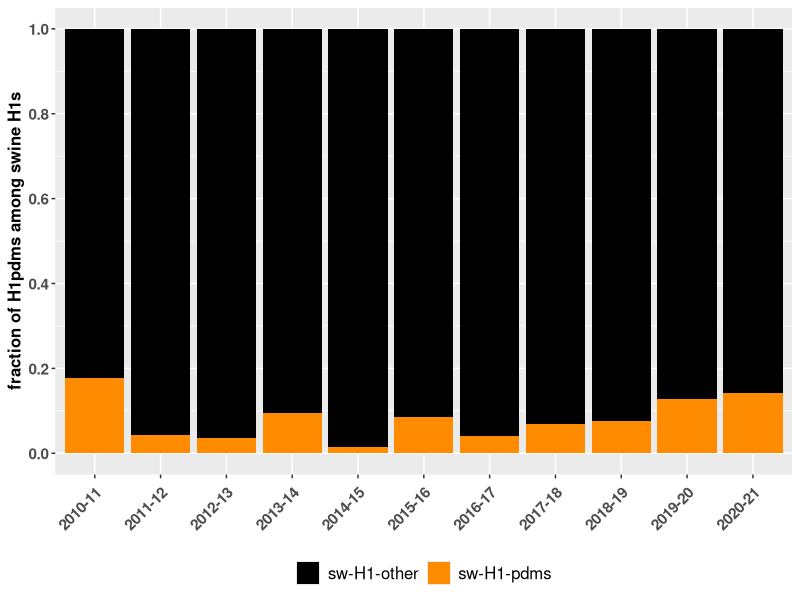

This figure's R source:
library(ggplot2)
library(viridis)
library(reshape2)

surveillance <- read.table('swine-surveillance-data_2021_H1.txt', header=TRUE, sep="\t", check.names = F)
surveillance$Date <- as.Date(surveillance$Date)
surveillance <- na.omit(surveillance)

season_bounds <- function(season_year, is_swine) {
  if (is_swine) {
    # swine: November - October
    start_date <- as.Date(paste(20, season_year, "-11-01", sep=""))
    end_date <- as.Date(paste(20, season_year + 1, "-10-30", sep=""))
  } else {
    # human: October - April
    start_date <- as.Date(paste(20, season_year, "-10-01", sep=""))
    end_date <- as.Date(paste(20, season_year + 1, "-4-30", sep=""))
  }
  c(start_date, end_date)
}

count_detections <- function(season_year) {
  bounds <- season_bounds(season_year, T)
  h1s <- sum(bounds[1] <= surveillance$Date & surveillance$Date <= bounds[2])
  h1pdms <- sum(bounds[1] <= surveillance$Date & surveillance$Date <= bounds[2] &
               surveillance$H1 == 'pandemic')
  c(h1pdms / h1s, (h1s - h1pdms) / h1s)
}

seasons <- 10:20
season_names <- c("2010-11", "2011-12", "2012-13", "2013-14", "2014-15",
             "2015-16", "2016-17", "2017-18", "2018-19", "2019-20", "2020-21")

detections_by_season <- as.data.frame(t(sapply(seasons, count_detections)))
colnames(detections_by_season) <- c('sw-H1-pdms', 'sw-H1-other')
detections_by_season$seasons <- season_names

melt_detect <- melt(detections_by_season, id=c('seasons'))
melt_detect$variable <- factor(melt_detect$variable,
                               levels = c("sw-H1-other", "sw-H1-pdms"))
colnames(melt_detect) <- c('seasons', 'H1 clade', 'value')

ggplot(data=melt_detect, aes(x=seasons, y=value, fill=`H1 clade`, order=`H1 clade`))+
  geom_col(position="stack")+
  scale_fill_manual(values=c('black', 'darkorange'))+
  scale_y_continuous(limits=c(0,1), n.breaks = 6) +
  labs(y="fraction of H1pdms among swine H1s", x=element_blank())+
  theme(legend.position = "bottom",
        axis.title = element_text(size=12,face="bold"),
        axis.text = element_text(size=11,face="bold"),
        axis.text.x = element_text(angle = 45, hjust = 1, vjust=0.9),
        legend.title = element_blank(),
        legend.text = element_text(size=12),
        legend.spacing.x = unit(0.5, 'cm')
  )


